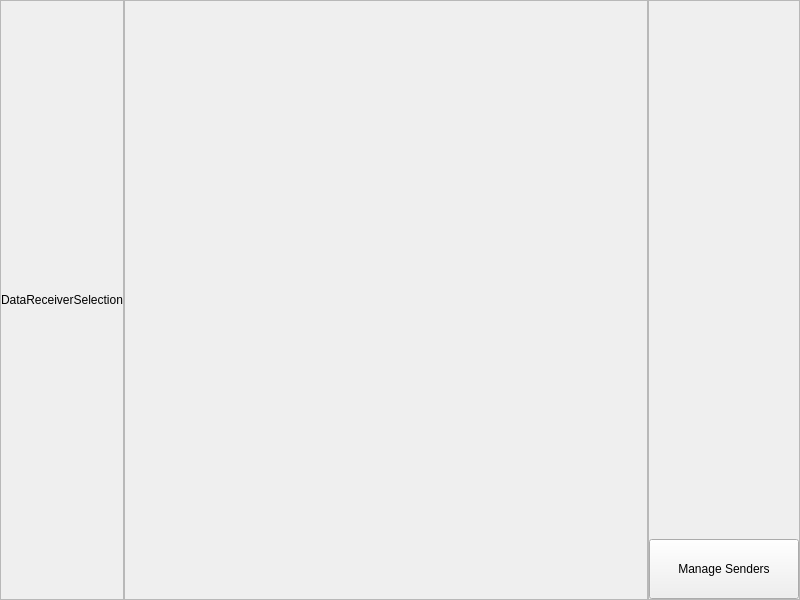
<?xml version="1.0" encoding="UTF-8"?>
<ui version="4.0">
 <class>transceiverFormFramework</class>
 <widget class="QMainWindow" name="transceiverFormFramework">
  <property name="geometry">
   <rect>
    <x>0</x>
    <y>0</y>
    <width>800</width>
    <height>600</height>
   </rect>
  </property>
  <property name="windowTitle">
   <string>Pylon GPS Transceiver - 2.0</string>
  </property>
  <widget class="QWidget" name="mainWindowWidget">
   <layout class="QHBoxLayout" name="horizontalLayout">
    <property name="leftMargin">
     <number>0</number>
    </property>
    <property name="topMargin">
     <number>0</number>
    </property>
    <property name="rightMargin">
     <number>0</number>
    </property>
    <property name="bottomMargin">
     <number>0</number>
    </property>
    <item>
     <widget class="QStackedWidget" name="mainWindowStackedWidget">
      <property name="lineWidth">
       <number>0</number>
      </property>
      <property name="currentIndex">
       <number>0</number>
      </property>
      <widget class="QWidget" name="chooseDataReceiverPage">
       <layout class="QHBoxLayout" name="horizontalLayout_2">
        <property name="spacing">
         <number>0</number>
        </property>
        <property name="leftMargin">
         <number>0</number>
        </property>
        <property name="topMargin">
         <number>0</number>
        </property>
        <property name="rightMargin">
         <number>0</number>
        </property>
        <property name="bottomMargin">
         <number>0</number>
        </property>
        <item>
         <widget class="QFrame" name="findCreateDataReceiverFrame">
          <property name="frameShape">
           <enum>QFrame::StyledPanel</enum>
          </property>
          <property name="frameShadow">
           <enum>QFrame::Raised</enum>
          </property>
          <layout class="QVBoxLayout" name="verticalLayout">
           <property name="spacing">
            <number>0</number>
           </property>
           <property name="leftMargin">
            <number>0</number>
           </property>
           <property name="topMargin">
            <number>0</number>
           </property>
           <property name="rightMargin">
            <number>0</number>
           </property>
           <property name="bottomMargin">
            <number>0</number>
           </property>
           <item>
            <widget class="QLabel" name="label">
             <property name="text">
              <string>DataReceiverSelection</string>
             </property>
            </widget>
           </item>
          </layout>
         </widget>
        </item>
        <item>
         <widget class="QFrame" name="baseStationMap">
          <property name="sizePolicy">
           <sizepolicy hsizetype="Expanding" vsizetype="Expanding">
            <horstretch>0</horstretch>
            <verstretch>0</verstretch>
           </sizepolicy>
          </property>
          <property name="frameShape">
           <enum>QFrame::StyledPanel</enum>
          </property>
          <property name="frameShadow">
           <enum>QFrame::Raised</enum>
          </property>
          <layout class="QHBoxLayout" name="baseStationMapLayout">
           <property name="spacing">
            <number>0</number>
           </property>
           <property name="leftMargin">
            <number>0</number>
           </property>
           <property name="topMargin">
            <number>0</number>
           </property>
           <property name="rightMargin">
            <number>0</number>
           </property>
           <property name="bottomMargin">
            <number>0</number>
           </property>
          </layout>
         </widget>
        </item>
        <item>
         <widget class="QFrame" name="selectedBasestationsFrame">
          <property name="frameShape">
           <enum>QFrame::StyledPanel</enum>
          </property>
          <property name="frameShadow">
           <enum>QFrame::Raised</enum>
          </property>
          <layout class="QVBoxLayout" name="verticalLayout_2">
           <property name="spacing">
            <number>0</number>
           </property>
           <property name="leftMargin">
            <number>0</number>
           </property>
           <property name="topMargin">
            <number>0</number>
           </property>
           <property name="rightMargin">
            <number>0</number>
           </property>
           <property name="bottomMargin">
            <number>0</number>
           </property>
           <item>
            <spacer name="verticalSpacer">
             <property name="orientation">
              <enum>Qt::Vertical</enum>
             </property>
             <property name="sizeHint" stdset="0">
              <size>
               <width>20</width>
               <height>40</height>
              </size>
             </property>
            </spacer>
           </item>
           <item>
            <widget class="QPushButton" name="toggleGUIPagePushButtonP1">
             <property name="sizePolicy">
              <sizepolicy hsizetype="Minimum" vsizetype="Minimum">
               <horstretch>0</horstretch>
               <verstretch>0</verstretch>
              </sizepolicy>
             </property>
             <property name="minimumSize">
              <size>
               <width>150</width>
               <height>60</height>
              </size>
             </property>
             <property name="text">
              <string>Manage Senders</string>
             </property>
            </widget>
           </item>
          </layout>
         </widget>
        </item>
       </layout>
      </widget>
      <widget class="QWidget" name="manageDataSenderPage">
       <layout class="QHBoxLayout" name="horizontalLayout_3">
        <property name="spacing">
         <number>0</number>
        </property>
        <property name="leftMargin">
         <number>0</number>
        </property>
        <property name="topMargin">
         <number>0</number>
        </property>
        <property name="rightMargin">
         <number>0</number>
        </property>
        <property name="bottomMargin">
         <number>0</number>
        </property>
        <item>
         <widget class="QFrame" name="selectedDataReceiversFrame2">
          <property name="frameShape">
           <enum>QFrame::StyledPanel</enum>
          </property>
          <property name="frameShadow">
           <enum>QFrame::Raised</enum>
          </property>
          <layout class="QVBoxLayout" name="verticalLayout_3">
           <property name="spacing">
            <number>0</number>
           </property>
           <property name="leftMargin">
            <number>0</number>
           </property>
           <property name="topMargin">
            <number>0</number>
           </property>
           <property name="rightMargin">
            <number>0</number>
           </property>
           <property name="bottomMargin">
            <number>0</number>
           </property>
           <item>
            <widget class="QLabel" name="label_2">
             <property name="text">
              <string>selectedDataReceivers</string>
             </property>
            </widget>
           </item>
          </layout>
         </widget>
        </item>
        <item>
         <widget class="QFrame" name="dataReceiverToDataSenderFrame">
          <property name="sizePolicy">
           <sizepolicy hsizetype="Expanding" vsizetype="Expanding">
            <horstretch>0</horstretch>
            <verstretch>0</verstretch>
           </sizepolicy>
          </property>
          <property name="frameShape">
           <enum>QFrame::StyledPanel</enum>
          </property>
          <property name="frameShadow">
           <enum>QFrame::Raised</enum>
          </property>
         </widget>
        </item>
        <item>
         <widget class="QFrame" name="dataSendersFrame">
          <property name="frameShape">
           <enum>QFrame::StyledPanel</enum>
          </property>
          <property name="frameShadow">
           <enum>QFrame::Raised</enum>
          </property>
          <layout class="QVBoxLayout" name="verticalLayout_4">
           <property name="spacing">
            <number>0</number>
           </property>
           <property name="leftMargin">
            <number>0</number>
           </property>
           <property name="topMargin">
            <number>0</number>
           </property>
           <property name="rightMargin">
            <number>0</number>
           </property>
           <property name="bottomMargin">
            <number>0</number>
           </property>
           <item>
            <spacer name="verticalSpacer_2">
             <property name="orientation">
              <enum>Qt::Vertical</enum>
             </property>
             <property name="sizeHint" stdset="0">
              <size>
               <width>20</width>
               <height>40</height>
              </size>
             </property>
            </spacer>
           </item>
           <item>
            <widget class="QPushButton" name="toggleGUIPagePushButtonP2">
             <property name="minimumSize">
              <size>
               <width>150</width>
               <height>60</height>
              </size>
             </property>
             <property name="text">
              <string>Manage Receivers</string>
             </property>
            </widget>
           </item>
          </layout>
         </widget>
        </item>
       </layout>
      </widget>
     </widget>
    </item>
   </layout>
  </widget>
  <widget class="QMenuBar" name="menubar">
   <property name="geometry">
    <rect>
     <x>0</x>
     <y>0</y>
     <width>800</width>
     <height>25</height>
    </rect>
   </property>
  </widget>
 </widget>
 <resources/>
 <connections/>
</ui>
